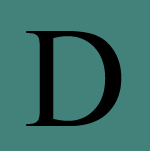
#> input picture All assignments/Assignments/_03/Images/Down.jpg, 150 x 151 px
$ python -i ImageManager.py   (imports and definitions only)   (older library calls are emulated)
#> lines starting #> are read from the running program, lines starting #| are printed output that depends on the picture
### All assignments/Framework/ImageProcessing/ClassProperty.py
#<!--------------------------------------------------------------------------->
#<!--                   ITU - IT University of Copenhagen                   -->
#<!--                   SSS - Software and Systems Section                  -->
#<!--           SIGB - Introduction to Graphics and Image Analysis          -->
#<!-- File       : ClassProperty.py                                         -->
#<!-- Description: Class for managing the direct access to non-instanced    -->
#<!--              objects in SIGB framework                                -->
#<!-- Author     : Fabricio Batista Narcizo                                 -->
#<!--            : Rued Langgaards Vej 7 - 4D06 - DK-2300 - Copenhagen S    -->
#<!--            : fabn[at]itu[dot]dk                                       -->
#<!-- Responsable: Dan Witzner Hansen (witzner[at]itu[dot]dk)               -->
#<!--              Fabricio Batista Narcizo (fabn[at]itu[dot]dk)            -->
#<!-- Information: This class is based on an example available in Stack     -->
#<!--              Overflow Website (http://goo.gl/5YUJAQ)                  -->
#<!-- Date       : 03/06/2014                                               -->
#<!-- Change     : 03/06/2014 - Creation of this class                      -->
#<!-- Review     : 24/10/2015 - Finalized                                   -->
#<!--------------------------------------------------------------------------->

__version__ = "$Revision: 2015102401 $"

########################################################################
class ClassProperty(object):

    #----------------------------------------------------------------------#
    #                   ClassProperty Class Constructor                    #
    #----------------------------------------------------------------------#
    """Class for managing the direct access to non-instanced objects."""
    def __init__(self, getter, instance="0"):
        """ClassProperty Class Constructor."""
        self.getter   = getter
        self.instance = instance

    #----------------------------------------------------------------------#
    #                            Class Methods                             #
    #----------------------------------------------------------------------#
    def __get__(self, instance, owner):
        """Get the current object instance."""
        return self.getter(owner)

### All assignments/Framework/ImageProcessing/ImageManager.py
#<!--------------------------------------------------------------------------->
#<!--                   ITU - IT University of Copenhagen                   -->
#<!--                   SSS - Software and Systems Section                  -->
#<!--           SIGB - Introduction to Graphics and Image Analysis          -->
#<!-- File       : ImageManager.py                                          -->
#<!-- Description: Class used for managing the digital image processing     -->
#<!--              algorithms                                               -->
#<!-- Author     : Fabricio Batista Narcizo                                 -->
#<!--            : Rued Langgaards Vej 7 - 4D06 - DK-2300 - Copenhagen S    -->
#<!--            : fabn[at]itu[dot]dk                                       -->
#<!-- Responsable: Dan Witzner Hansen (witzner[at]itu[dot]dk)               -->
#<!--              Fabricio Batista Narcizo (fabn[at]itu[dot]dk)            -->
#<!-- Information: This class is based on the Lazy Initialization examples  -->
#<!--              illustrated in Wikipedia                                 -->
#<!-- Date       : 25/10/2015                                               -->
#<!-- Change     : 25/10/2015 - Creation of these classes                   -->
#<!-- Review     : 24/10/2015 - Finalized                                   -->
#<!--------------------------------------------------------------------------->

__version__ = "$Revision: 2015102501 $"

########################################################################
import cv2
import math
import numpy as np
import warnings

from pylab import close
from pylab import copy
from pylab import figure
from pylab import plot
from pylab import subplot
from pylab import title
from pylab import imshow

from ClassProperty import ClassProperty

########################################################################
class ImageManager(object):
    """ImageManager Class is used for managing the digital image processing algorithms."""

    #----------------------------------------------------------------------#
    #                           Class Attributes                           #
    #----------------------------------------------------------------------#
    __Instance = None

    #----------------------------------------------------------------------#
    #                         Static Class Methods                         #
    #----------------------------------------------------------------------#
    # [6 lines left out: function Instance, not called in this run]

    #----------------------------------------------------------------------#
    #                    ImageManager Class Constructor                    #
    #----------------------------------------------------------------------#
    def __init__(self):
        """This constructor is never used by the system."""
        pass

    #----------------------------------------------------------------------#
    #                            Class Methods                             #
    #----------------------------------------------------------------------#
    def __repr__(self):
        """Get a object representation in a string format."""
        return "Framework.ImageProcessing.ImageManager object."

########################################################################
class Algorithms(object):
    """Algorithms Class is used for managing the digital image processing algorithms."""

    #----------------------------------------------------------------------#
    #                     Algorithms Class Constructor                     #
    #----------------------------------------------------------------------#
    def __init__(self):
        """Algorithms Class Constructor."""
        warnings.simplefilter("ignore")

    #----------------------------------------------------------------------#
    #                            Class Methods                             #
    #----------------------------------------------------------------------#
    # [115 lines left out: functions GetHomographyFromMouse, FrameTrackingData2BoxData, GetPointFromMouse, GetHomographyTG, not called in this run]

    def TextureMoving(self, image, gridPoints, texture):
        """Develop a way of solving the problem so that the texture is mapped even during rotations."""
        pass

    def DetectPlaneObject(self, image, minSize=1000):
        """A simple attempt to detect rectangular color regions in the image."""
#> called with minSize = 1000
        # Convert the input image from RGB to HSV.
        hsv = cv2.cvtColor(image, cv2.COLOR_RGB2HSV)
#> hsv: shape (151, 150, 3); mean H, S, V 76.6, 115.9, 111.7
        h = hsv[:, :, 0].astype("uint8")
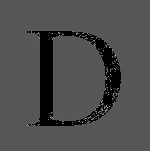
#> h: shape (151, 150); min 0, max 174, mean 76.6
        s = hsv[:, :, 1].astype("uint8")
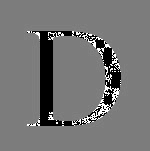
#> s: shape (151, 150); min 0, max 255, mean 115.9
        v = hsv[:, :, 2].astype("uint8")
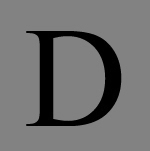
#> v: shape (151, 150); min 0, max 133, mean 111.7

        # Get each RGB channel from the input image.
        r = image[:, :, 0].astype("uint8")
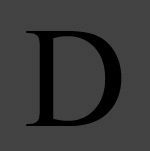
#> r: shape (151, 150); min 0, max 69, mean 57.5
        g = image[:, :, 1].astype("uint8")
        b = image[:, :, 2].astype("uint8")

        # Use the red channel for detection.
        output = (255 * (r > 230)).astype("uint8")
#> output: shape (151, 150); every value is 0

        # Show the result image.
        result = cv2.cvtColor(output, cv2.COLOR_GRAY2BGR)
#> result: shape (151, 150, 3); every value is 0
        cv2.imshow("ColorDetection", output)

        # Find and return the squares of the input image.
        squares = self.__FindSquares(output, minSize)
        return squares

    # [49 lines left out: function EstimateHomography, not called in this run]

    #----------------------------------------------------------------------#
    #                         Private Class Methods                        #
    #----------------------------------------------------------------------#
    def __FindSquares(self, image, minSize=2000, maxAngle=1):
        """Locate a rectangle in the image of minimum area, minSize, and maximum angle, maxAngle, between sides."""
#> called with minSize = 1000, maxAngle = 1
        # A vector with all detected squares.
        squares = []

        # Find the contours of a detected object.
        _, contours, hierarchy = cv2.findContours(image, cv2.RETR_LIST, cv2.CHAIN_APPROX_SIMPLE)
#> contours = []

        # Analyze each detected contours curve.
        for cnt in contours:
            # Calculates a contour perimeter or a curve length.
            perimeter = cv2.arcLength(cnt, True)
            # Approximates a polygonal curve(s) with the specified precision.
            cnt = cv2.approxPolyDP(cnt, 0.08 * perimeter, True)
            # Check if this curve is a valid square.
            if len(cnt) == 4 and cv2.contourArea(cnt) > minSize and cv2.isContourConvex(cnt):
                cnt = cnt.reshape(-1, 2)
                max_cos = np.max([self.__GetAngleCos(cnt[i], cnt[(i+1) % 4], cnt[(i+2) % 4]) for i in xrange(4)])
                if max_cos < maxAngle:
                    squares.append(cnt)
#> this loop made 0 passes
#> after the loop, squares = []

        # Return the squares of the input image.
        return squares

    # [4 lines left out: function __GetAngleCos, not called in this run]

    #----------------------------------------------------------------------#
    #                            Class Methods                             #
    #----------------------------------------------------------------------#
    def __repr__(self):
        """Get a object representation in a string format."""
        return "Framework.ImageProcessing.Algorithms object."

>>> import cv2
>>> picture = cv2.cvtColor(cv2.imread('../../Assignments/_03/Images/Down.jpg'), cv2.COLOR_BGR2RGB)
>>> result = Algorithms().DetectPlaneObject(picture)
#> result = []

$ run again, on All assignments/Assignments/_03/Images/Left.jpg
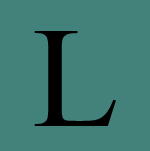
#> input picture All assignments/Assignments/_03/Images/Left.jpg, 150 x 151 px
#> hsv: shape (151, 150, 3); mean H, S, V 80.5, 118.1, 119.6
#> in DetectPlaneObject, `v = hsv[:, :, 2].astype("uint8")`:
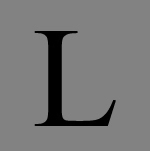
#> v: shape (151, 150); min 0, max 133, mean 119.6
#> in DetectPlaneObject, `r = image[:, :, 0].astype("uint8")`:
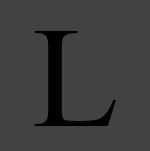
#> r: shape (151, 150); min 0, max 70, mean 61.6
#> output: shape (151, 150); every value is 0
#> contours = []

$ run again, on All assignments/Assignments/_03/Images/Right.jpg
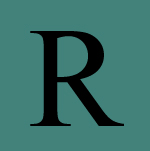
#> input picture All assignments/Assignments/_03/Images/Right.jpg, 150 x 151 px
#> hsv: shape (151, 150, 3); mean H, S, V 77.3, 117.2, 112.2
#> in DetectPlaneObject, `v = hsv[:, :, 2].astype("uint8")`:
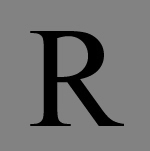
#> v: shape (151, 150); min 0, max 133, mean 112.2
#> in DetectPlaneObject, `r = image[:, :, 0].astype("uint8")`:
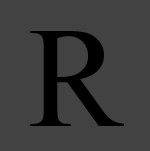
#> r: shape (151, 150); min 0, max 71, mean 57.7
#> output: shape (151, 150); every value is 0
#> contours = []

$ run again, on All assignments/Assignments/_03/Images/Top.jpg
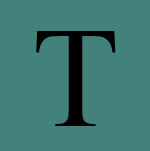
#> input picture All assignments/Assignments/_03/Images/Top.jpg, 150 x 151 px
#> hsv: shape (151, 150, 3); mean H, S, V 80, 117.5, 119.2
#> in DetectPlaneObject, `v = hsv[:, :, 2].astype("uint8")`:
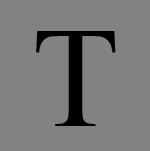
#> v: shape (151, 150); min 0, max 133, mean 119.2
#> in DetectPlaneObject, `r = image[:, :, 0].astype("uint8")`:
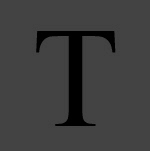
#> r: shape (151, 150); min 0, max 70, mean 61.3
#> output: shape (151, 150); every value is 0
#> contours = []
